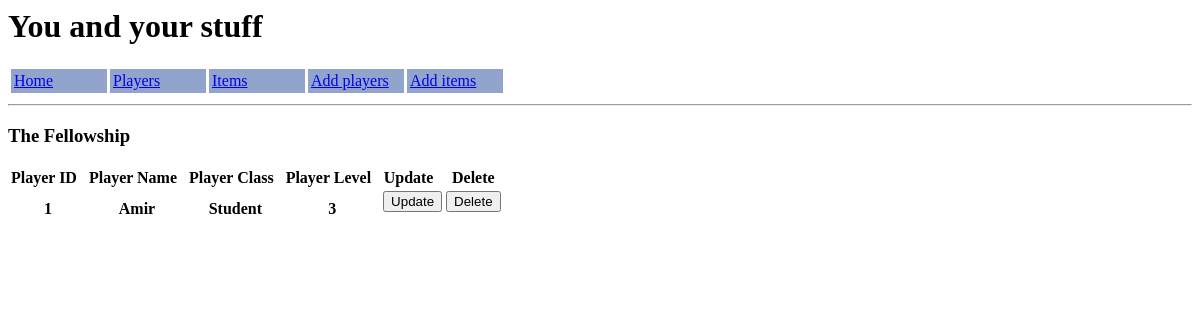
Before: /players with the older database file.
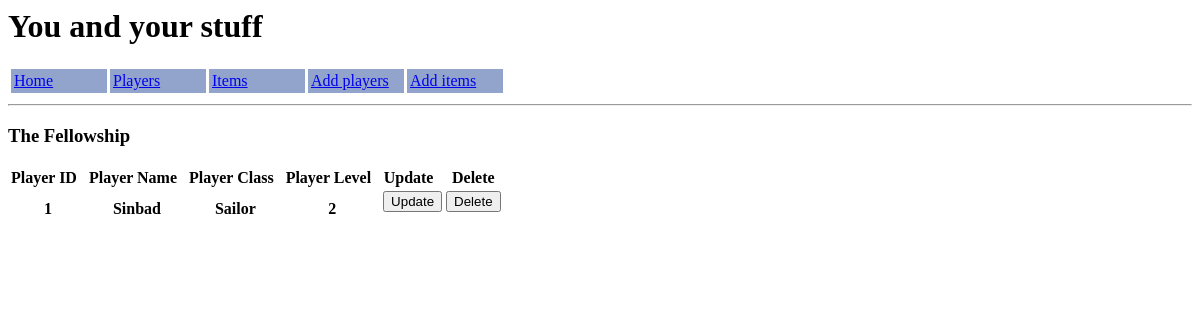
After: the same page with the newer database file.
### application/models.py (models this page shows)
class Players(db.Model):
    player_id       =   db.Column(db.Integer, primary_key=True)
    player_name     =   db.Column(db.String(50), nullable=False)
    player_class    =   db.Column(db.String(50), unique=False, nullable=False)
    level           =   db.Column(db.Integer, nullable=False)
    items           =   db.relationship('Items', backref='playersref')

### application/routes.py (the view)
@app.route("/players", methods=["GET", "POST"])
def showplayers():
    form = PlayersForm()
    players_sorted  = Players.query.order_by(Players.player_id).all()
    return render_template("players.html", form=form, all_players=players_sorted, title="The Fellowship")

### application/forms.py
class PlayersForm(FlaskForm):
    player_name         =   StringField('Player Name', validators=[DataRequired()])
    player_class        =   StringField('Player Class', validators=[DataRequired()])
    level               =   IntegerField('Player level', validators=[DataRequired()])
    submit              =   SubmitField('Submit')
    update              =   SubmitField('Update')
    delete              =   SubmitField('Delete')

### application/templates/players.html (shortened to what this page needs)
{% extends "body.html" %}
{% block body %}
<h3>{{ title }}</h3>
    <div class='showplayers'>
        <table>
            <tr>
                <th>Player ID&nbsp;&nbsp;</th>
                <th>Player Name&nbsp;&nbsp;</th>
                <th>Player Class&nbsp;&nbsp;</th>
                <th>Player Level&nbsp;&nbsp;</th>
                <th>Update&nbsp;&nbsp;</th>
                <th>Delete</th>
            </tr>
            {% for players in all_players %}
                <tr>
                    <th>{{ players.player_id }}</th>
                    <th>{{ players.player_name }}</th>
                    <th>{{ players.player_class }}</th>
                    <th>{{ players.level }}</th>
                    <th><form action='{{ url_for('update_player', player_id=players.player_id) }}'>
                    <input type=submit value="Update"></form></th>
                    <th><form action='{{ url_for('deleteplayers', player_id=players.player_id) }}'>
                    <input type=submit value="Delete"></form></th>
                </tr>
            {% endfor %}
        </table>
    </div>
{% endblock body %}

Changed rows visible on the page:
changed Players id 1: player_name "Amir" → "Sinbad"; player_class "Student" → "Sailor"; level "3" → "2"
